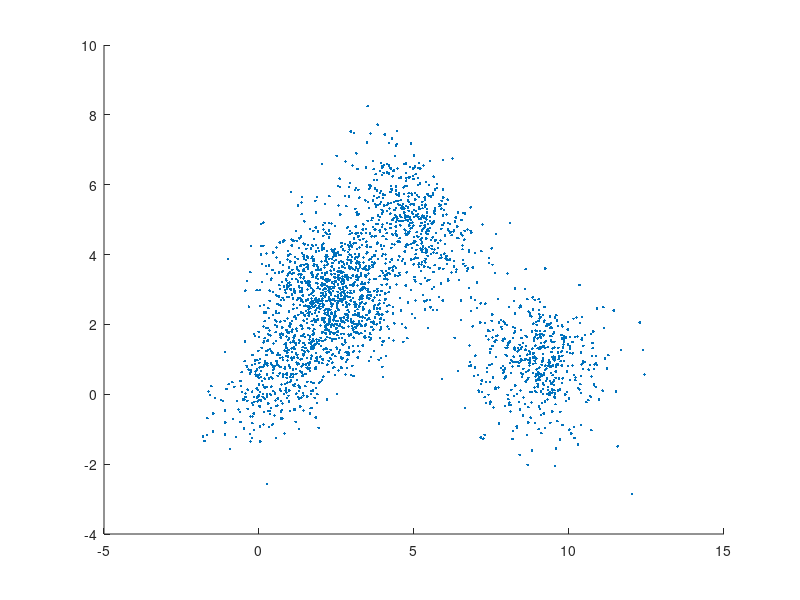

The MATLAB script that drew this image: (Note: this script raises an error after producing the figure.)
% Parameters
num_clusters = 5;   % Set the number of initial clusters
num_samples = 500;  % Number of data points
data_dim = 2;       % Dimensionality of data
true_means = [1, 1; 5, 5; 9, 1; 2,3;3,3];  % True cluster means
true_covs = cat(3, [1 0.5; 0.5 1], [1 -0.5; -0.5 1], [1 0; 0 1],[1 0; 0 1],[1 0; 0 1]);  % True cluster covariances

% Generate synthetic dataset
rng(1); % Set random seed for reproducibility
data = [];
for i = 1:num_clusters
    data = [data; mvnrnd(true_means(i,:), true_covs(:,:,i), num_samples)];
end


% Perform Gaussian Mixture Model clustering
%gmmodel = fitgmdist(data, num_clusters, 'Start', struct('mu', initial_means, 'Sigma', initial_covs, 'PComponents', initial_weights));

% Determine optimal number of clusters using BIC
min_clusters = 1;
max_clusters = 6;
bic_values = zeros(1, max_clusters - min_clusters + 1);
for k = min_clusters:max_clusters
    gmmodel = fitgmdist(data, k, 'Replicates', 10);
    bic_values(k) = gmmodel.BIC;
end
[~, optimal_num_clusters] = min(bic_values);

%%
% Initialize cluster means with provided seeding positions
initial_means = [1, 1; 5, 5; 9, 1; 2,3];

% Initialize other parameters randomly
initial_covs = repmat(eye(data_dim), [1, 1, optimal_num_clusters]);
initial_weights = ones(1, optimal_num_clusters) / optimal_num_clusters;

%%
% Re-fit the model with the optimal number of clusters
optimal_gmmodel = fitgmdist(data, optimal_num_clusters,'Start', struct('mu', initial_means, 'Sigma', initial_covs, 'PComponents', initial_weights));

% Visualize results
figure;
scatter(data(:, 1), data(:, 2), 36, '.');
hold on;
ezcontour(@(x, y)pdf(optimal_gmmodel, [x y]), [min(data(:, 1)), max(data(:, 1)), min(data(:, 2)), max(data(:, 2))]);
scatter(optimal_gmmodel.mu(:, 1), optimal_gmmodel.mu(:, 2), 100, 'rx', 'LineWidth', 2);
title('Gaussian Mixture Model Clustering');
xlabel('Feature 1');
ylabel('Feature 2');
legend('Data Points', 'Cluster Contours', 'Cluster Means');
grid on;
hold off;
%%
% Visualize results with cluster colors and probabilities
figure;
%scatter(data(:, 1), data(:, 2), 36, '.');
hold on;

% Plot data points with different colors based on their assigned clusters
cluster_idx = cluster(optimal_gmmodel, data);
color_map = lines(optimal_num_clusters);
for i = 1:optimal_num_clusters
    scatter(data(cluster_idx == i, 1), data(cluster_idx == i, 2), 36, color_map(i, :), 'filled', 'MarkerFaceAlpha',0.3);
end

% Plot cluster contours
ezcontour(@(x, y)pdf(optimal_gmmodel, [x y]), [min(data(:, 1)), max(data(:, 1)), min(data(:, 2)), max(data(:, 2))]);

% Plot cluster means
scatter(optimal_gmmodel.mu(:, 1), optimal_gmmodel.mu(:, 2), 100, 'rx', 'LineWidth', 2);

% Display probabilities for each point belonging to each cluster
probs = posterior(optimal_gmmodel, data);
for i = 1:optimal_num_clusters
    text(data(:, 1) + 0.1, data(:, 2) + 0.1, num2str(probs(:, i)), 'Color', color_map(i, :));
end

title('Gaussian Mixture Model Clustering with Probabilities');
xlabel('Feature 1');
ylabel('Feature 2');
legend('Data Points', 'Cluster Points', 'Cluster Contours', 'Cluster Means');
grid on;
hold off;

%% Visualize probability of each point belonging to each cluster hsv plus transparent-Separated
figure;
probs = posterior(optimal_gmmodel, data);
color_map = lines(optimal_num_clusters);
number_of_point = length(data(:,1));
step = 1/optimal_num_clusters;
for i = 1:optimal_num_clusters
figure()
hsvcmap = [step*i*ones(number_of_point,1), probs(:,i), ones(number_of_point,1)];

scatter(data(:, 1), data(:, 2), [], hsv2rgb(hsvcmap), 'filled','MarkerFaceAlpha',0.3); % errrow when not 3 cluster
hold on
end
colorbar;
title('Point Probabilities for Each Cluster');
xlabel('Feature 1');
ylabel('Feature 2');
grid on;


%% Visualize probability of each point belonging to each cluster hsv + transparent
figure;
probs = posterior(optimal_gmmodel, data);
number_of_point = length(data(:,1));
step = 1/optimal_num_clusters;
for i = 1:optimal_num_clusters
hsvcmap = [step*i*ones(number_of_point,1), probs(:,i), ones(number_of_point,1)];
%hsvcmap = [step*i*ones(number_of_point,1), ones(number_of_point,1), probs(:,i)];
scatter(data(:, 1), data(:, 2), [], hsv2rgb(hsvcmap), 'filled','MarkerFaceAlpha',0.2); % errrow when not 3 cluster
hold on
end
colorbar;
title('Point Probabilities for Each Cluster');
xlabel('Feature 1');
ylabel('Feature 2');
grid on;

% need to have a funtion to select thresholde for probs
%% Visualize probability of each point belonging to each cluster hsv + transparent
figure;
probs = posterior(optimal_gmmodel, data);
number_of_point = length(data(:,1));
step = 1/optimal_num_clusters;
for i = 1:optimal_num_clusters
hsvcmap = [step*i*ones(number_of_point,1), probs(:,i), ones(number_of_point,1)];
%hsvcmap = [step*i*ones(number_of_point,1), ones(number_of_point,1), probs(:,i)];
scatter(data(:, 1), data(:, 2), [], hsv2rgb(hsvcmap), 'filled','MarkerFaceAlpha',0.2); % errrow when not 3 cluster
hold on
end
colorbar;
title('Point Probabilities for Each Cluster');
xlabel('Feature 1');
ylabel('Feature 2');
grid on;

%%
figure;
probs = posterior(optimal_gmmodel, data);
threshold = 0.1;
step = 1/optimal_num_clusters;
for i = 1:optimal_num_clusters
data_filtered = data(probs(:,i)>threshold,:);
number_of_point = length(data_filtered(:,1));
prob_filtered = probs(:,i);
prob_filtered = prob_filtered(prob_filtered>threshold);
hsvcmap = [step*i*ones(number_of_point,1), prob_filtered, ones(number_of_point,1)];
scatter(data_filtered(:, 1), data_filtered(:, 2), [], hsv2rgb(hsvcmap), 'filled','MarkerFaceAlpha',0.3); % errrow when not 3 cluster
hold on
end
colorbar;
title('Point Probabilities for Each Cluster');
xlabel('Feature 1');
ylabel('Feature 2');
grid on;

%% slow
figure;
probs = posterior(optimal_gmmodel, data); 
color_map = lines(optimal_num_clusters);
number_of_point = length(data(:,1));
hold on
for i = 1:optimal_num_clusters
    for j=1:number_of_point
    scatter(data(j, 1), data(j, 2), 36, color_map(i,:), 'filled','MarkerFaceAlpha', probs(j,i));
    end
end
title('Point Probabilities for Each Cluster');
xlabel('Feature 1');
ylabel('Feature 2');
grid on;
